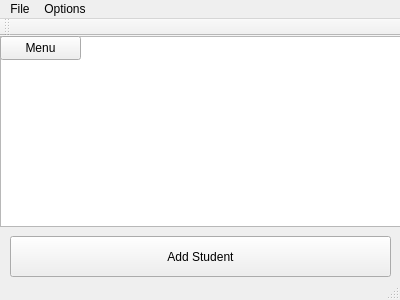
<?xml version="1.0" encoding="UTF-8"?>
<ui version="4.0">
 <class>MainWindow</class>
 <widget class="QMainWindow" name="MainWindow">
  <property name="geometry">
   <rect>
    <x>0</x>
    <y>0</y>
    <width>400</width>
    <height>300</height>
   </rect>
  </property>
  <property name="windowTitle">
   <string>MainWindow</string>
  </property>
  <widget class="QWidget" name="centralWidget">
   <widget class="QListView" name="listView">
    <property name="geometry">
     <rect>
      <x>0</x>
      <y>0</y>
      <width>401</width>
      <height>191</height>
     </rect>
    </property>
   </widget>
   <widget class="AddStudent" name="pushButton">
    <property name="geometry">
     <rect>
      <x>10</x>
      <y>200</y>
      <width>381</width>
      <height>41</height>
     </rect>
    </property>
    <property name="text">
     <string>Add Student</string>
    </property>
   </widget>
   <widget class="QToolButton" name="toolButton">
    <property name="geometry">
     <rect>
      <x>0</x>
      <y>0</y>
      <width>81</width>
      <height>24</height>
     </rect>
    </property>
    <property name="text">
     <string>Menu</string>
    </property>
   </widget>
  </widget>
  <widget class="QMenuBar" name="menuBar">
   <property name="geometry">
    <rect>
     <x>0</x>
     <y>0</y>
     <width>400</width>
     <height>22</height>
    </rect>
   </property>
   <widget class="QMenu" name="menuFile">
    <property name="title">
     <string>File</string>
    </property>
    <addaction name="actionOpen"/>
    <addaction name="actionSave"/>
   </widget>
   <widget class="QMenu" name="menuQuit">
    <property name="title">
     <string>Options</string>
    </property>
    <addaction name="actionQuit"/>
   </widget>
   <addaction name="menuFile"/>
   <addaction name="menuQuit"/>
  </widget>
  <widget class="QToolBar" name="mainToolBar">
   <attribute name="toolBarArea">
    <enum>TopToolBarArea</enum>
   </attribute>
   <attribute name="toolBarBreak">
    <bool>false</bool>
   </attribute>
  </widget>
  <widget class="QStatusBar" name="statusBar"/>
  <action name="actionOpen">
   <property name="text">
    <string>Open</string>
   </property>
  </action>
  <action name="actionSave">
   <property name="text">
    <string>Save</string>
   </property>
  </action>
  <action name="actionQuit">
   <property name="text">
    <string>Quit</string>
   </property>
  </action>
 </widget>
 <layoutdefault spacing="6" margin="11"/>
 <customwidgets>
  <customwidget>
   <class>AddStudent</class>
   <extends>QPushButton</extends>
   <header>ui/addstudent.h</header>
  </customwidget>
 </customwidgets>
 <resources/>
 <connections>
  <connection>
   <sender>actionQuit</sender>
   <signal>triggered()</signal>
   <receiver>MainWindow</receiver>
   <slot>close()</slot>
   <hints>
    <hint type="sourcelabel">
     <x>-1</x>
     <y>-1</y>
    </hint>
    <hint type="destinationlabel">
     <x>199</x>
     <y>149</y>
    </hint>
   </hints>
  </connection>
 </connections>
</ui>
